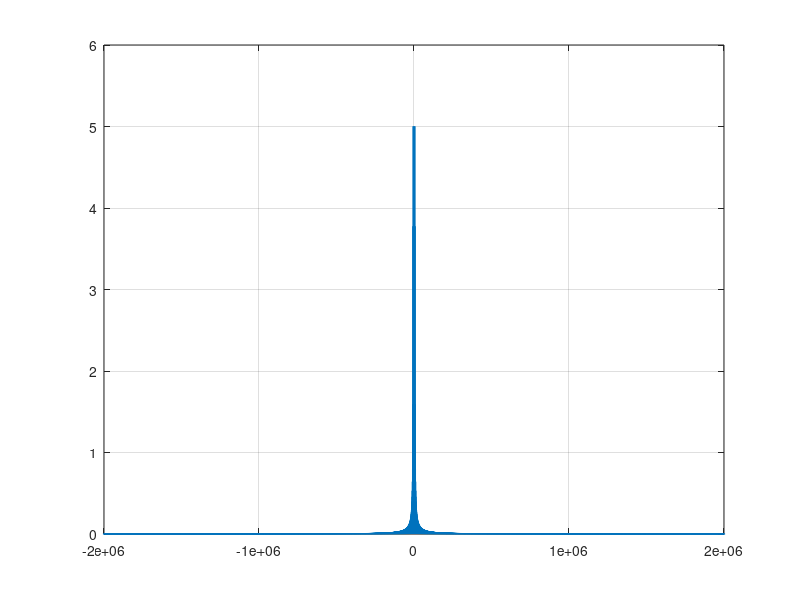

Source code (MATLAB):
pkg load signal
 
ft = 1000; % sampling frequency
duration = (-4:1/ft:4-1/ft); % signal duration

s_t= 5/2*(sawtooth(pi*duration,0)+1);
s =1+square(0.5*pi*duration);
wave2 = s_t .* s;

N = length(duration); % Number of samples

Fabs=abs(fft(wave2));
Fshift = fftshift(Fabs);

n = -[-N/2:N/2-1]*(ft/2); %ask anyone to explain this for you
 
plot(n,2*Fshift/N,'LineWidth',2);
grid on